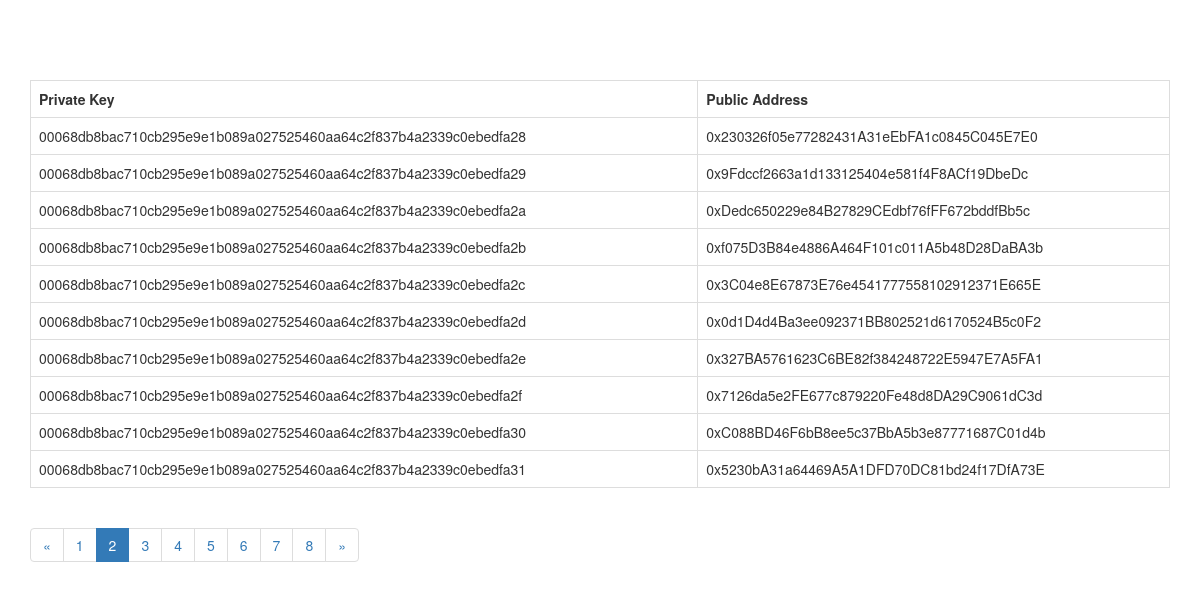
Screenshot of /?page=2 with the database file from the repository.
### front_app/models.py (models this page shows, shortened)
class EthereumKeys(models.Model):
    public_key = models.CharField(default='', max_length=64)
    private_key = models.CharField(default='', max_length=42)
    class Meta:
        db_table = "EthereumKeys"

### front_app/views.py (the view)
# urls.py: path('', views.index, name='index'),
def index(request):
    ethkeys = EthereumKeys.objects.all()
    page = request.GET.get('page', 1)
    paginator = Paginator(ethkeys, 10)
    try:
        ethkeys = paginator.page(page)
    except PageNotAnInteger:
        ethkeys = paginator.page(1)
    except EmptyPage:
        ethkeys = paginator.page(paginator.num_pages)
    return render(request, 'index.html', {'ethkeys': ethkeys})

### front_app/templates/index.html (shortened to what this page needs)
{% extends 'base.html' %}
{% block content %}
<table class="table table-bordered">
        <tr><td><strong>Private Key</strong></td><td><strong>Public Address</strong></td></tr>
{% for ethkey in ethkeys %}
        <tr>
        <td> {{ethkey.public_key}} </td>
        <td> {{ethkey.private_key}} </td>
        </tr>
{% endfor %}
</table>
{% if ethkeys.has_other_pages %}
  <ul class="pagination">
    {% if ethkeys.has_previous %}
      <li><a href="?page={{ hexkeys.previous_page_number }}">&laquo;</a></li>
    {% else %}
      <li class="disabled"><span>&laquo;</span></li>
    {% endif %}
    {% for i in ethkeys.paginator.page_range %}
      {% if ethkeys.number == i %}
        <li class="active"><span>{{ i }} <span class="sr-only">(current)</span></span></li>
      {% else %}
        <li><a href="?page={{ i }}">{{ i }}</a></li>
      {% endif %}
    {% endfor %}
    {% if ethkeys.has_next %}
      <li><a href="?page={{ hexkeys.next_page_number }}">&raquo;</a></li>
    {% else %}
      <li class="disabled"><span>&raquo;</span></li>
    {% endif %}
  </ul>
{% endif %}
{% endblock content %}

### front_app/templates/base.html (style rules this page uses)
body { padding-top: 60px; }

### rows the page displays
EthereumKeys: public_key "00068db8bac710cb295e9e1b089a027525460aa64c2f837b4a2339c0ebedfa28", private_key "0x230326f05e77282431A31eEbFA1c0845C045E7E0"
EthereumKeys: public_key "00068db8bac710cb295e9e1b089a027525460aa64c2f837b4a2339c0ebedfa29", private_key "0x9Fdccf2663a1d133125404e581f4F8ACf19DbeDc"
EthereumKeys: public_key "00068db8bac710cb295e9e1b089a027525460aa64c2f837b4a2339c0ebedfa2a", private_key "0xDedc650229e84B27829CEdbf76fFF672bddfBb5c"
EthereumKeys: public_key "00068db8bac710cb295e9e1b089a027525460aa64c2f837b4a2339c0ebedfa2b", private_key "0xf075D3B84e4886A464F101c011A5b48D28DaBA3b"
EthereumKeys: public_key "00068db8bac710cb295e9e1b089a027525460aa64c2f837b4a2339c0ebedfa2c", private_key "0x3C04e8E67873E76e4541777558102912371E665E"
EthereumKeys: public_key "00068db8bac710cb295e9e1b089a027525460aa64c2f837b4a2339c0ebedfa2d", private_key "0x0d1D4d4Ba3ee092371BB802521d6170524B5c0F2"
EthereumKeys: public_key "00068db8bac710cb295e9e1b089a027525460aa64c2f837b4a2339c0ebedfa2e", private_key "0x327BA5761623C6BE82f384248722E5947E7A5FA1"
EthereumKeys: public_key "00068db8bac710cb295e9e1b089a027525460aa64c2f837b4a2339c0ebedfa2f", private_key "0x7126da5e2FE677c879220Fe48d8DA29C9061dC3d"
EthereumKeys: public_key "00068db8bac710cb295e9e1b089a027525460aa64c2f837b4a2339c0ebedfa30", private_key "0xC088BD46F6bB8ee5c37BbA5b3e87771687C01d4b"
EthereumKeys: public_key "00068db8bac710cb295e9e1b089a027525460aa64c2f837b4a2339c0ebedfa31", private_key "0x5230bA31a64469A5A1DFD70DC81bd24f17DfA73E"

### other values shown
{{ i }} "1" "3" "4" "5" "6" "7" "8"
{{ i }} "2"
